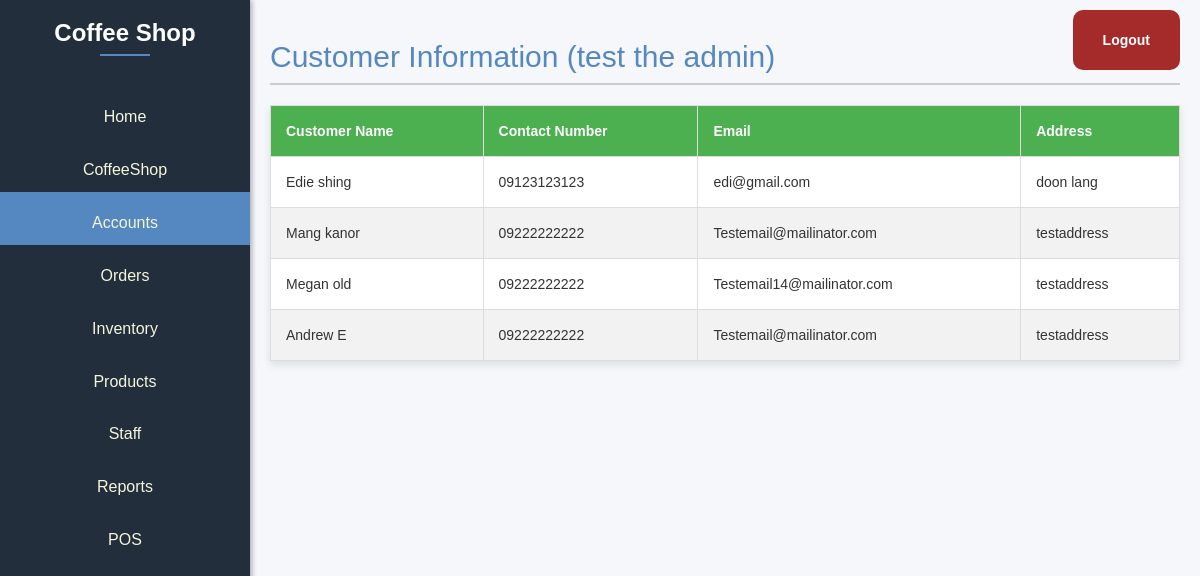
Page /Dashboard/accounts.php (signed in) on the committed database.
### tables this page shows
CREATE TABLE `tblcustomers` (
  `customerid` int(11) NOT NULL,
  `customername` varchar(255) NOT NULL,
  `contactnumber` varchar(13) DEFAULT NULL,
  `email` varchar(255) DEFAULT NULL,
  `address` varchar(255) DEFAULT NULL
);

### public/Dashboard/accounts.php (the view, shortened to what this page needs)
<?php
$servername = "127.0.0.1";
$user = "root";
$pass = "";
$dbname = "coffeeshop_db";
try {
    $pdo = new PDO("mysql:host=$servername;dbname=$dbname", $user, $pass);
    $pdo->setAttribute(PDO::ATTR_ERRMODE, PDO::ERRMODE_EXCEPTION);
} catch (PDOException $e) {
    die("Database connection failed: " . $e->getMessage());
}
$sql = "SELECT * FROM tblcustomers";
$statement = $pdo->prepare($sql);
$statement->execute();
$customerData = $statement->fetchAll(PDO::FETCH_ASSOC);
?>
<!DOCTYPE html>
<html lang="en">
<head>
    <link rel="stylesheet" href="https://maxcdn.bootstrapcdn.com/font-awesome/4.7.0/css/font-awesome.min.css">
    <link rel="stylesheet" href="https://maxcdn.bootstrapcdn.com/bootstrap/3.3.7/css/bootstrap.min.css">
    <link rel="stylesheet" href="dashboard.css" />
</head>
<body>
    <div class="dashboard">
        <div class="sidebar">
            <h1>Coffee Shop</h1>
            <ul>
                <li><a href="dashboard.php">Home</a></li>
                <li><a href="coffeeshop_info.php">CoffeeShop</a></li>
                <li style="background-color: var(--primary-color);"><a href="accounts.php">Accounts</a></li>
                <li><a href="Orders.php">Orders</a></li>
                <li><a href="Inventory.php">Inventory</a></li>
                <li><a href="Products.php">Products</a></li>
                <li><a href="Staff.php">Staff</a></li>
                <li><a href="Reports.php">Reports</a></li>
                <li><a href="../POS front-end/Main.php">POS</a></li>
            </ul>
        </div>
        <div class="top-right">
            <a href="logout.php" class="login-button">Logout</a>
        </div>
        <div class="content">
            <h2>Customer Information
                <?php echo " (" . $_SESSION['username'] . " the " . $_SESSION['position'] . ") " ?>
            </h2>
            <div>
                <table>
                    <thead>
                        <tr>
                            <th>Customer Name</th>
                            <th>Contact Number</th>
                            <th>Email</th>
                            <th>Address</th>
                        </tr>
                    </thead>
                    <tbody>
                        <?php foreach ($customerData as $customer) : ?>
                            <tr>
                                <td>
                                    <?= $customer['customername'] ?>
                                </td>
                                <td>
                                    <?= $customer['contactnumber'] ?>
                                </td>
                                <td>
                                    <?= $customer['email'] ?>
                                </td>
                                <td>
                                    <?= $customer['address'] ?>
                                </td>
                            </tr>
                        <?php endforeach; ?>
                    </tbody>
                </table>
            </div>
        </div>
    </div>
</body>
</html>

### public/Dashboard/dashboard.css (style rules this page uses)
:root { --primary-color: #5587c0; --secondary-color: #222E3C; --background-color: #F5F5DC; --text-color: #ffff; --button-color: #A52A2A; }
body, html { margin: 0; padding: 0; font-family: Arial, sans-serif; height: 100%; background-color: #F5F7FB; }
.dashboard { display: flex; height: 100%; }
.sidebar { width: 250px; background-color: var(--secondary-color); color: var(--text-color); padding: 0; box-shadow: 2px 0 5px rgba(0, 0, 0, 0.3); position: fixed; height: 100%; top: 0; left: 0; overflow-y: auto; display: flex; flex-direction: column; }
.sidebar h1 { text-align: center; margin-bottom: 40px; position: relative; font-size: 24px; font-weight: 600; }
.sidebar h1::after { content: ''; display: block; width: 50px; height: 2px; background-color: var(--primary-color); position: absolute; bottom: -10px; left: calc(50% - 25px); }
.sidebar ul { list-style-type: none; text-align: center; padding: 0; }
.sidebar ul li { margin: 0 !important; padding-top: 10px !important; }
.sidebar ul li a { display: flex; justify-content: center; align-items: center; padding: 10px; color: #F5F5DC; text-decoration: none; font-size: 16px; transition: 0.3s; }
.content { background-color: #F5F7FB; margin-left: 250px; padding: 20px; width: calc(100% - 250px); }
.content h2 { color: var(--primary-color); border-bottom: 2px solid #ccc; padding-bottom: 10px; }
.top-right { position: absolute; top: 10px; right: 10px; }
.login-button { background-color: var(--button-color); color: white; padding: 20px 30px; margin-right: 10px; text-decoration: none; border-radius: 10px; font-weight: bold; transition: background-color 0.3s; display: inline-block; }

### public/Dashboard/accounts.php (style rules this page uses)
body { font-family: Arial, sans-serif; background-color: #F5F5DC; }
table { width: 100%; margin: 20px auto; border-collapse: collapse; box-shadow: 0 4px 8px rgba(0, 0, 0, 0.1); background-color: #fff; color: #333; }
th, td { border: 1px solid #ddd; padding: 15px; text-align: left; }
th { background-color: #4caf50; color: #fff; }
tr:nth-child(even) { background-color: #f2f2f2; }

### rows in the picture
tblcustomers: customername "Edie shing", contactnumber "09123123123", email "edi@gmail.com", address "doon lang"
tblcustomers: customername "Mang kanor", contactnumber "09222222222", email "Testemail@mailinator.com", address "testaddress"
tblcustomers: customername "Megan old", contactnumber "09222222222", email "Testemail14@mailinator.com", address "testaddress"
tblcustomers: customername "Andrew E", contactnumber "09222222222", email "Testemail@mailinator.com", address "testaddress"

### other values in the picture
$_SESSION['username'] "test"
$_SESSION['position'] "admin"
